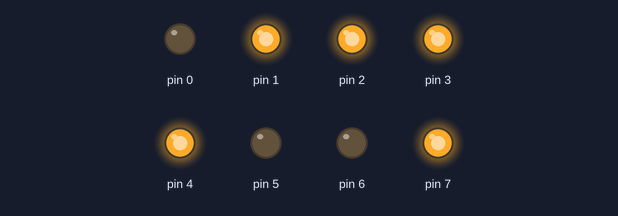
Bench run of a sketch on a simulated Arduino Uno, built with avr-gcc and run on an emulated ATmega328P. Shown: output pins drawn as LEDs (lit = HIGH).

Above: at 0.1 s.
Timing chart, 0 to 1.6 s (numbered marks = the images above):
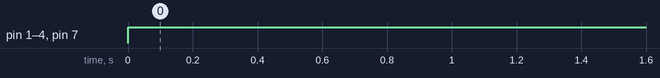

Measured:
- by itself, pin 1–4, pin 7: LOW → HIGH at 0.00 s

The sketch:

Array_Led_2.ino
```cpp
int digit[] = {1,1,1,1,0,0,1}; // for showing 3

void setup() {
  // put your setup code here, to run once:
for (int i=0; i<=7;i++)
{
 pinMode(i,OUTPUT);
}
}

void loop() {
  // put your main code here, to run repeatedly:

for(int j=0;j<=6;j++)
{
  digitalWrite(j+1,digit[j]);
}

}
```
